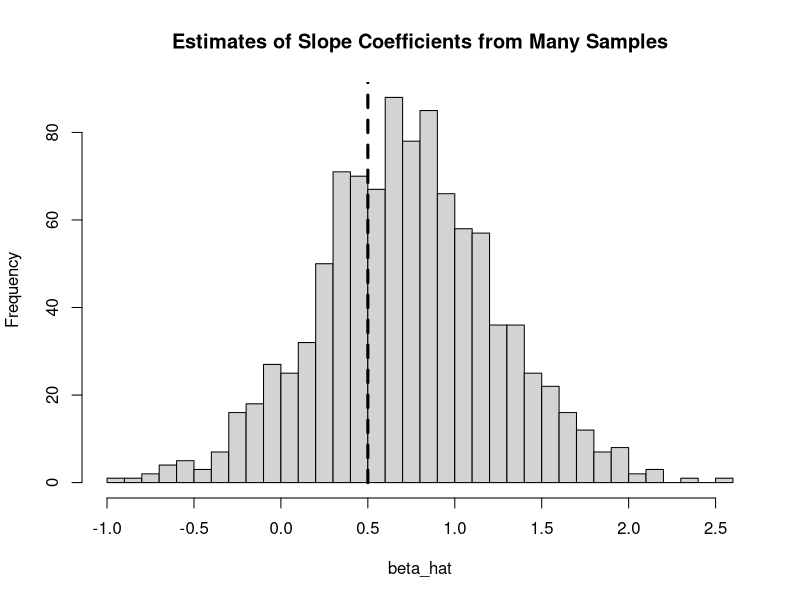
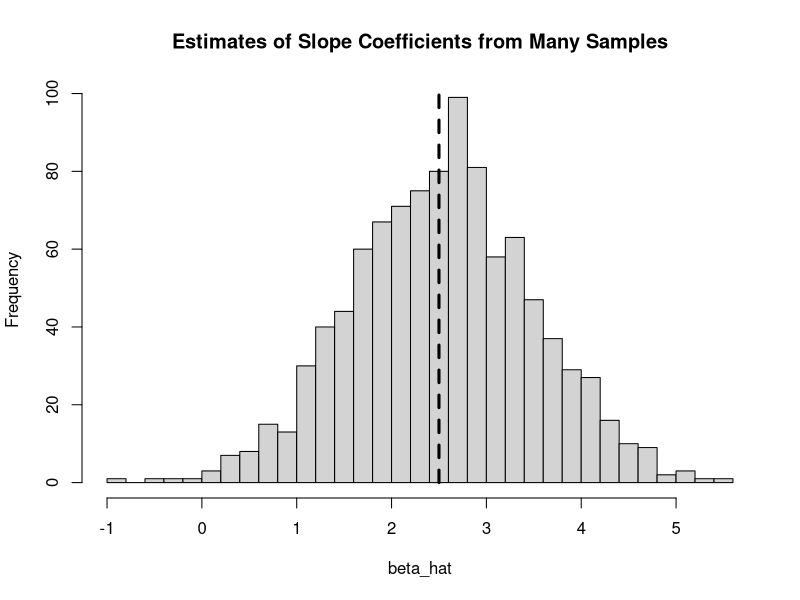
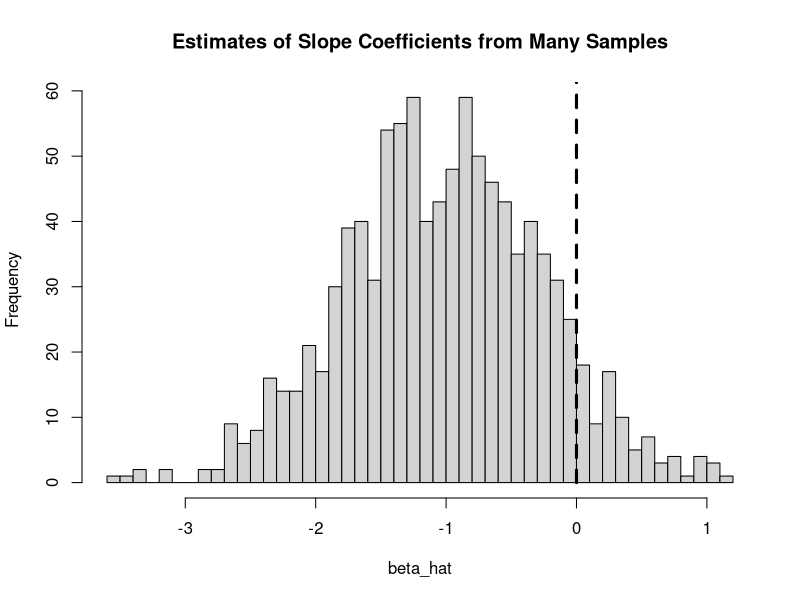
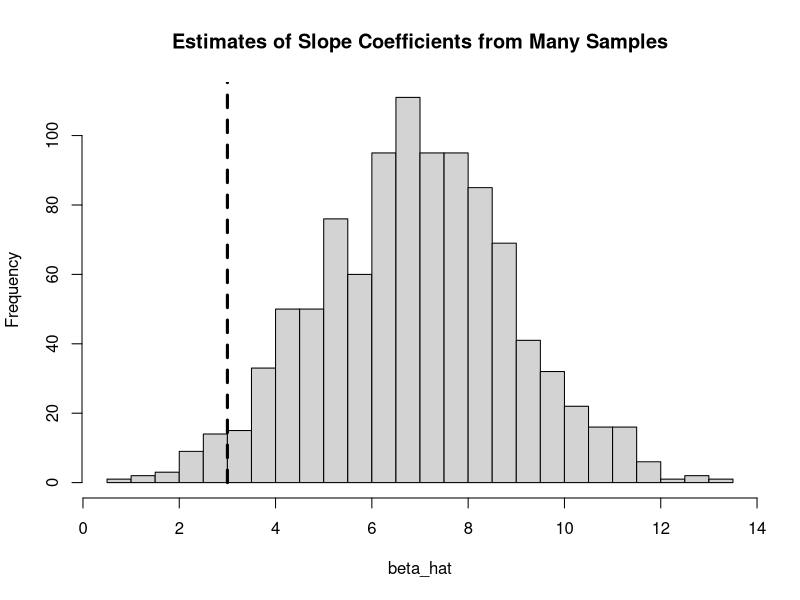

The R source for these figures, in order:


# Sample figures for bias/variance calculations.


num_obs <- 100
num_reps <- 1000

beta_0 <- 0.5
beta_hat_mean <- 0.75
beta_hat_sd <- 0.5

beta_distn <- rnorm(n = num_reps, mean = beta_hat_mean, sd = beta_hat_sd)
hist(x = beta_distn,
     main = 'Estimates of Slope Coefficients from Many Samples',
     xlab = 'beta_hat',
     breaks = 40)
# abline(v = beta_0, col = 'black', lwd = 2, lty = 'dashed')
lines(x = c(beta_0, beta_0),
      y = c(0, 100),
      col = 'black', lwd = 3, lty = 'dashed')




beta_0 <- 2.5
beta_hat_mean <- 2.5
beta_hat_sd <- 1.0

beta_distn <- rnorm(n = num_reps, mean = beta_hat_mean, sd = beta_hat_sd)
hist(x = beta_distn,
     main = 'Estimates of Slope Coefficients from Many Samples',
     xlab = 'beta_hat',
     breaks = 40)
# abline(v = beta_0, col = 'black', lwd = 2, lty = 'dashed')
lines(x = c(beta_0, beta_0),
      y = c(0, 100),
      col = 'black', lwd = 3, lty = 'dashed')





beta_0 <- 0
beta_hat_mean <- -1
beta_hat_sd <- 0.75

beta_distn <- rnorm(n = num_reps, mean = beta_hat_mean, sd = beta_hat_sd)
hist(x = beta_distn,
     main = 'Estimates of Slope Coefficients from Many Samples',
     xlab = 'beta_hat',
     breaks = 40)
# abline(v = beta_0, col = 'black', lwd = 2, lty = 'dashed')
lines(x = c(beta_0, beta_0),
      y = c(0, 100),
      col = 'black', lwd = 3, lty = 'dashed')




beta_0 <- 3
beta_hat_mean <- 7
beta_hat_sd <- 2

beta_distn <- rnorm(n = num_reps, mean = beta_hat_mean, sd = beta_hat_sd)
hist(x = beta_distn,
     main = 'Estimates of Slope Coefficients from Many Samples',
     xlab = 'beta_hat',
     breaks = 40)
# abline(v = beta_0, col = 'black', lwd = 2, lty = 'dashed')
lines(x = c(beta_0, beta_0),
      y = c(0, 200),
      col = 'black', lwd = 3, lty = 'dashed')